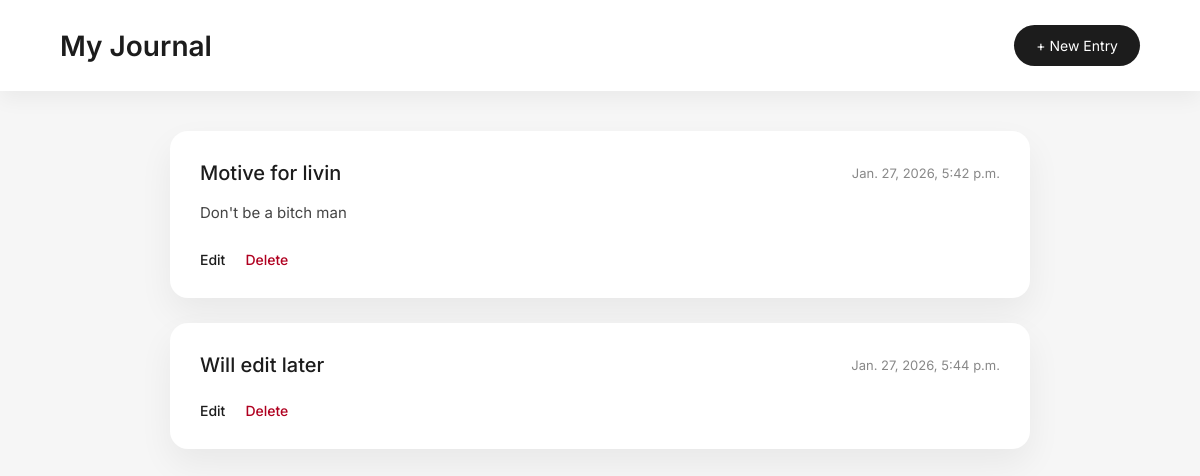
The app's page /journals/ (signed in), older data.
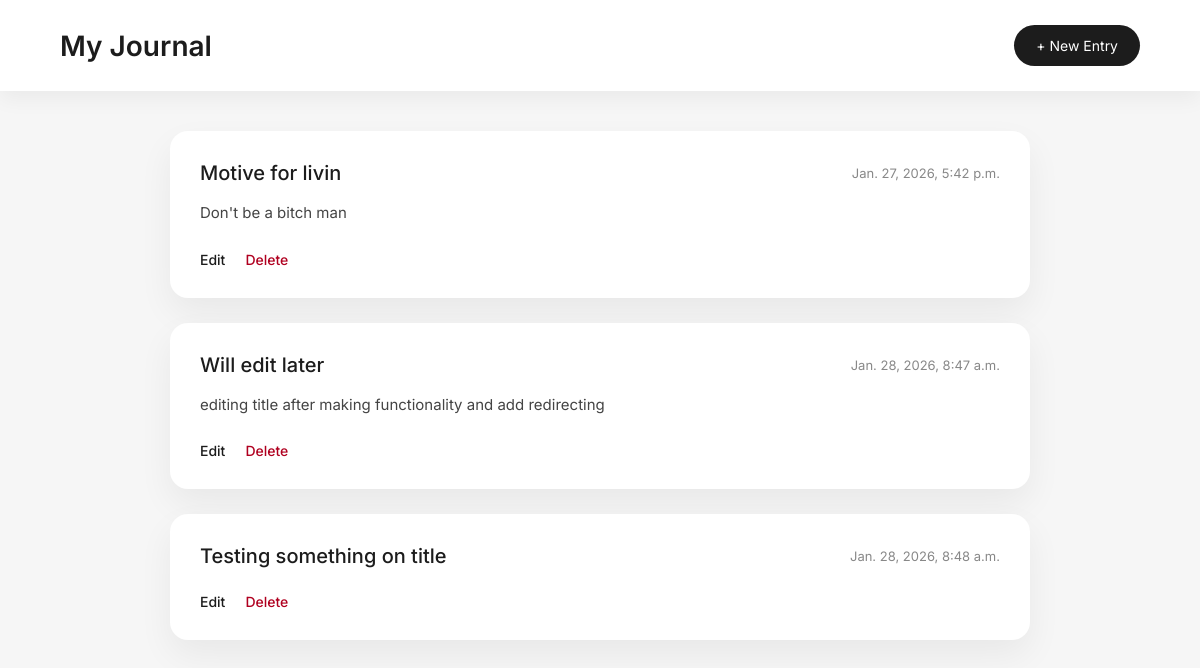
The same page, newer data.
### journals/models.py (models this page shows, shortened)
class AddJournal(models.Model):
    user = models.ForeignKey(User, on_delete=models.CASCADE)
    title = models.CharField(max_length=300, blank=True, null=True)
    content = models.TextField(default='')
    created_at = models.DateTimeField(auto_now_add=True)
    updated_at = models.DateTimeField(auto_now=True)

### journal_main/views.py (the view)
# urls.py: path('journals/', views.journals, name='journals_notes'),
def journals(request):
    _journals = AddJournal.objects.filter(user=request.user)
    context = {
        'journals': _journals,
    }
    return render(request=request, template_name='journal.html', context=context)

### templates/journal.html (shortened to what this page needs)
{% load static %}
<!DOCTYPE html>
<html lang="en">
<head>
    <link rel="stylesheet" href="{% static 'css/journal.css' %}">
</head>
<body>
<header class="topbar">
    <h1>My Journal</h1>
    <a href="{% url 'add' %}" class="add-btn">+ New Entry</a>
</header>
<main class="container">
    {% if journals %}
        {% for journal in journals %}
            <div class="journal-card">
                <div class="card-header">
                    <h2>{{ journal.title }}</h2>
                    <span class="date">{{ journal.updated_at }}</span>
                </div>
                <p class="content">
                    {{ journal.content }}
                </p>
                <div class="card-actions">
                    <a href="{% url 'edit_journal' journal.id %}" class="edit">Edit</a>
                    <a href="{% url 'delete_journal' journal.id %}" class="delete">Delete</a>
                </div>
            </div>
        {% endfor %}
    {% else %}
        <div class="empty-state">
            <h2>No journal entries yet</h2>
            <p>Start writing your first journal entry.</p>
            <a href="{% url 'add' %}" class="add-btn">Create Entry</a>
        </div>
    {% endif %}
</main>
</body>
</html>

Row changes from the older to the newer data that the page shows:
changed AddJournal "Will edit later": updated_at "Jan. 27, 2026, 5:44 p.m." → "Jan. 28, 2026, 8:47 a.m."; content (not shown) → "editing title after making functionality and add redirecting"
added AddJournal: title "Testing something on title", updated_at "Jan. 28, 2026, 8:48 a.m."
